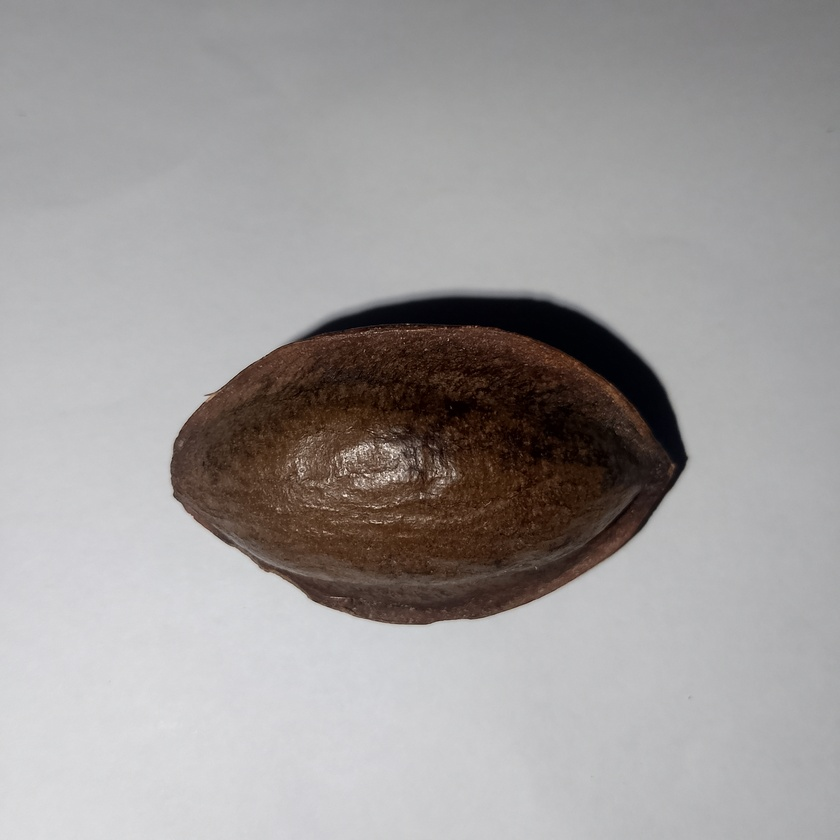
#> input picture ml/baseline_brown.jpg, 840 x 840 px, shrunk from 3104 x 3104 before the run
$ python diagnose_segmentation.py baseline_brown.jpg
#> lines starting #> are read from the running program, lines starting #| are printed output that depends on the picture; after the words box and inside, x2 and y2 are one past the last pixel; in counts of white or black regions, pixels touching at a corner belong together
"""
Diagnostic tool to analyze why segmentation is failing
"""
import sys
from pathlib import Path
import cv2
import numpy as np

sys.path.insert(0, str(Path(__file__).parent))


def diagnose_image(image_path: str):
    """Analyze an image to understand segmentation challenges."""
#> called with image_path = 'baseline_brown.jpg'
    print(f"\n{'='*70}")
    print(f"  IMAGE DIAGNOSTICS: {Path(image_path).name}")
    print(f"{'='*70}\n")

    img = cv2.imread(image_path)
#> img is the input picture: shape (840, 840, 3); mean B, G, R 155, 155.5, 158.9
    if img is None:
        print(f" Could not load image")
        return

    h, w = img.shape[:2]
#> h = 840; w = 840
    out_dir = Path(image_path).parent
    base_name = Path(image_path).stem

    # Convert to different color spaces
    gray = cv2.cvtColor(img, cv2.COLOR_BGR2GRAY)
    hsv = cv2.cvtColor(img, cv2.COLOR_BGR2HSV)
#> hsv: shape (840, 840, 3); mean H, S, V 75.8, 26.9, 160.4
    h_ch, s_ch, v_ch = cv2.split(hsv)

    print(f"1. IMAGE PROPERTIES")
    print(f"   Size: {w} x {h} pixels")
#|    Size: 840 x 840 pixels
    print(f"   Total pixels: {h*w:,}")
#|    Total pixels: 705,600

    # Analyze color distribution
    print(f"\n2. COLOR ANALYSIS (HSV)")
    print(f"   Hue:        mean={np.mean(h_ch):.1f}, std={np.std(h_ch):.1f}, range=[{h_ch.min()}, {h_ch.max()}]")
#|    Hue:        mean=75.8, std=55.6, range=[0, 179]
    print(f"   Saturation: mean={np.mean(s_ch):.1f}, std={np.std(s_ch):.1f}, range=[{s_ch.min()}, {s_ch.max()}]")
#|    Saturation: mean=26.9, std=57.0, range=[0, 255]
    print(f"   Value:      mean={np.mean(v_ch):.1f}, std={np.std(v_ch):.1f}, range=[{v_ch.min()}, {v_ch.max()}]")
#|    Value:      mean=160.4, std=52.1, range=[1, 255]

    # Check for green dominance
    green_hue = (h_ch >= 35) & (h_ch <= 90)
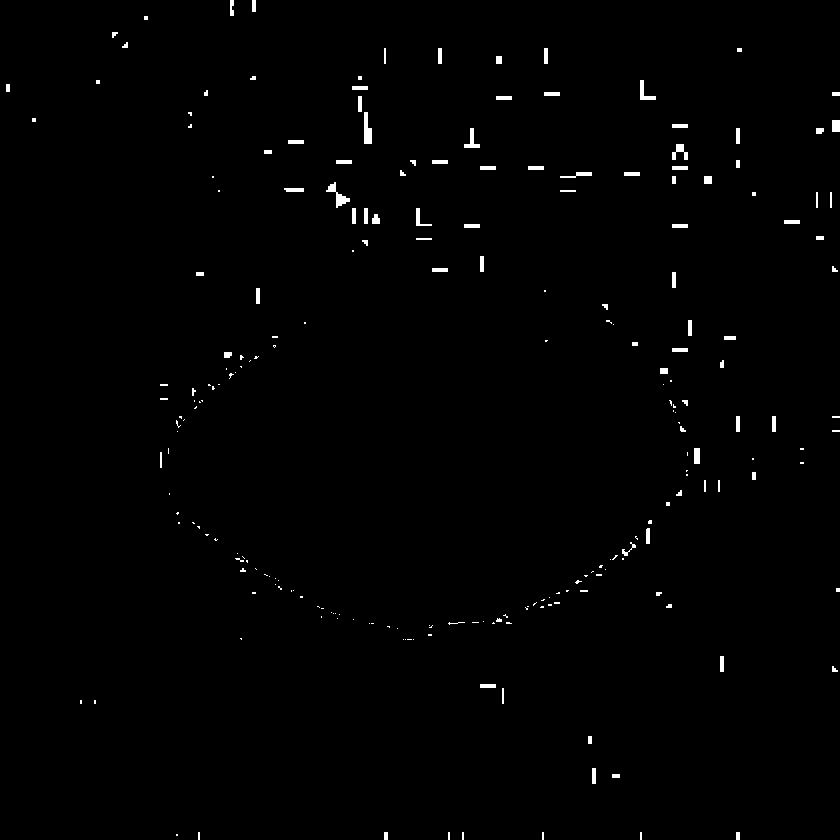
#> green_hue: shape (840, 840) bool; 0.82% white; 228 white regions (136 under 20 px), largest, box (x1, y1, x2, y2) and area: (326, 182, 350, 208) 196, (364, 112, 372, 144) 192, (640, 80, 656, 100) 128
    green_pixels = np.sum(green_hue)
#> green_pixels = 5785
    green_pct = green_pixels / (h * w) * 100
#> green_pct = 0.82
    print(f"\n3. GREEN DETECTION")
    print(f"   Pixels in green hue range (35-90): {green_pixels:,} ({green_pct:.1f}%)")
#|    Pixels in green hue range (35-90): 5,785 (0.8%)

    # Saturation analysis
    low_sat = s_ch < 50
#> low_sat: shape (840, 840) bool; 82.7% white; 14 black regions (13 under 20 px), largest, box (x1, y1, x2, y2) and area: (171, 298, 685, 624) 122352
    med_sat = (s_ch >= 50) & (s_ch < 100)
#> med_sat: shape (840, 840) bool; 3.7% white; 828 white regions (792 under 20 px), largest, box (x1, y1, x2, y2) and area: (171, 298, 685, 624) 18391, (281, 431, 424, 502) 3813, (426, 453, 460, 499) 531
    high_sat = s_ch >= 100
#> high_sat: shape (840, 840) bool; 13.6% white; 373 white regions (360 under 20 px), largest, box (x1, y1, x2, y2) and area: (186, 300, 683, 580) 90295, (446, 492, 647, 616) 4135, (305, 582, 360, 605) 163
    print(f"\n4. SATURATION DISTRIBUTION")
    print(f"   Low (<50):    {np.sum(low_sat):,} pixels ({np.sum(low_sat)/(h*w)*100:.1f}%)")
#|    Low (<50):    583,227 pixels (82.7%)
    print(f"   Medium (50-100): {np.sum(med_sat):,} pixels ({np.sum(med_sat)/(h*w)*100:.1f}%)")
#|    Medium (50-100): 26,278 pixels (3.7%)
    print(f"   High (>100):  {np.sum(high_sat):,} pixels ({np.sum(high_sat)/(h*w)*100:.1f}%)")
#|    High (>100):  96,095 pixels (13.6%)

    # Edge detection
    edges = cv2.Canny(gray, 30, 100)
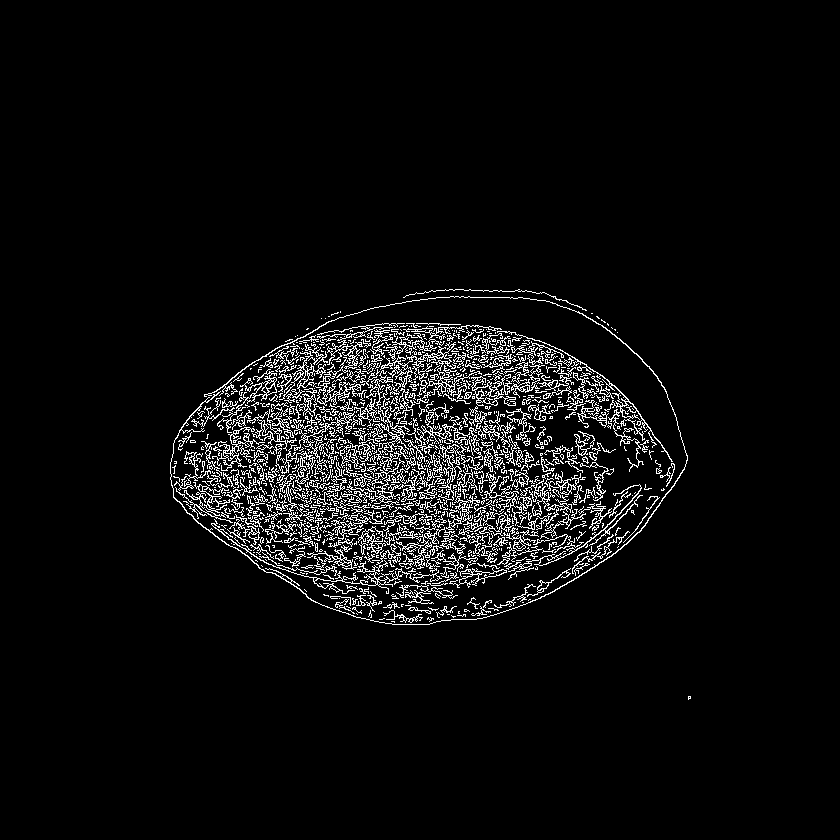
#> edges: shape (840, 840); 5.1% white in thin lines or dots, all inside (x1, y1, x2, y2) = (170, 289, 691, 700)
    edge_pixels = np.sum(edges > 0)
#> edge_pixels = 35718
    print(f"\n5. EDGE DETECTION")
    print(f"   Edge pixels: {edge_pixels:,} ({edge_pixels/(h*w)*100:.1f}%)")
#|    Edge pixels: 35,718 (5.1%)

    # Texture analysis
    kernel_size = 15
    mean = cv2.blur(gray, (kernel_size, kernel_size))
    mean_sq = cv2.blur(gray.astype(np.float32) ** 2, (kernel_size, kernel_size))
    std = np.sqrt(np.abs(mean_sq - mean.astype(np.float32) ** 2))
    print(f"\n6. TEXTURE ANALYSIS (Local Std Dev)")
    print(f"   Mean local std: {np.mean(std):.1f}")
#|    Mean local std: 10.7
    print(f"   Std dev range: [{std.min():.1f}, {std.max():.1f}]")
#|    Std dev range: [0.0, 71.9]

    # Shadow detection
    dark_regions = v_ch < np.percentile(v_ch, 30)
#> dark_regions: shape (840, 840) bool; 29.6% white; 98 white regions (95 under 20 px), largest, box (x1, y1, x2, y2) and area: (170, 289, 690, 625) 126928, (0, 0, 840, 262) 81352, (398, 84, 408, 88) 22
    low_sat_regions = s_ch < 60
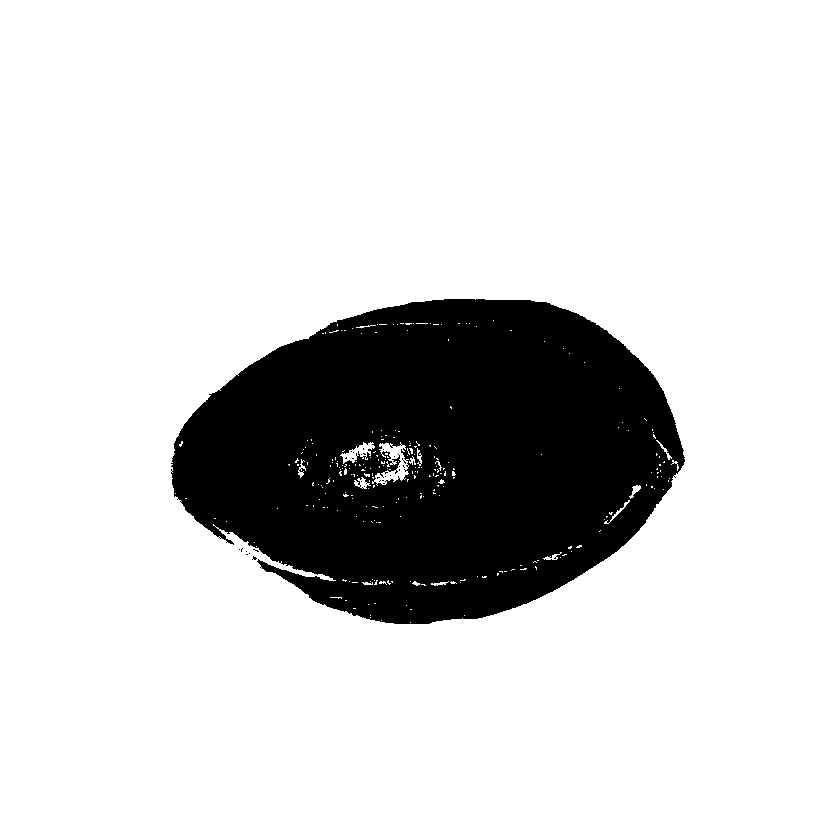
#> low_sat_regions: shape (840, 840) bool; 82.9% white; 29 black regions (28 under 20 px), largest, box (x1, y1, x2, y2) and area: (171, 299, 685, 624) 120251
    shadows = dark_regions & low_sat_regions
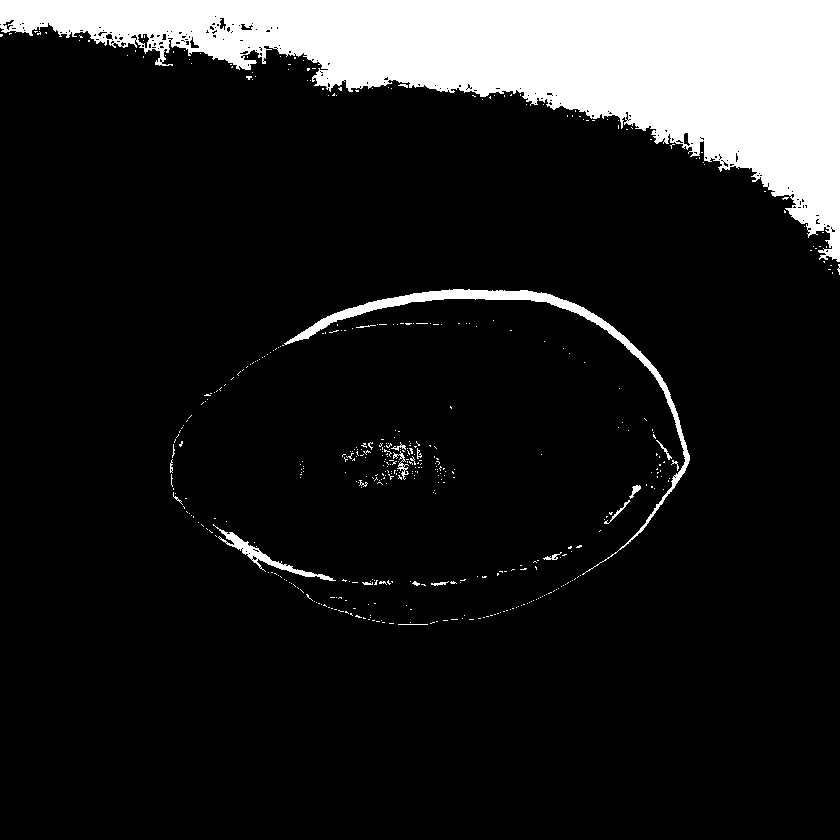
#> shadows: shape (840, 840) bool; 12.5% white; 469 white regions (449 under 20 px), largest, box (x1, y1, x2, y2) and area: (0, 0, 840, 262) 81352, (284, 289, 690, 575) 4249, (213, 524, 336, 581) 860
    shadow_pixels = np.sum(shadows)
#> shadow_pixels = 88487
    print(f"\n7. SHADOW DETECTION")
    print(f"   Shadow pixels: {shadow_pixels:,} ({shadow_pixels/(h*w)*100:.1f}%)")
#|    Shadow pixels: 88,487 (12.5%)

    # Find contours using different methods
    print(f"\n8. CONTOUR DETECTION")

    # Method 1: Simple thresholding on saturation
    _, sat_thresh = cv2.threshold(s_ch, 0, 255, cv2.THRESH_BINARY + cv2.THRESH_OTSU)
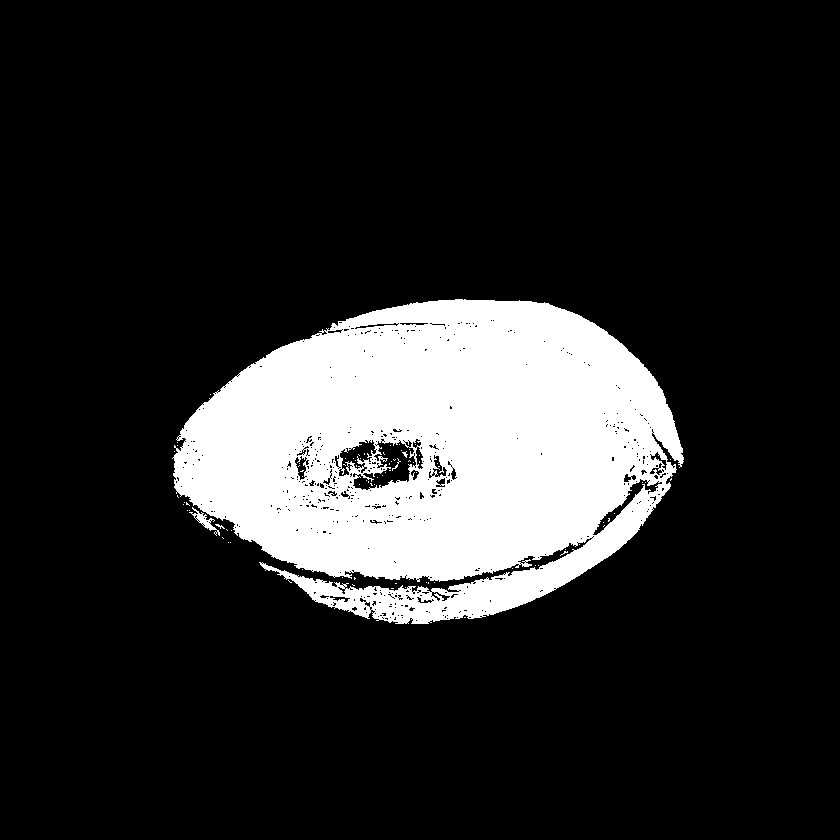
#> sat_thresh: shape (840, 840); 16.1% white; 83 white regions (79 under 20 px)
    contours_sat, _ = cv2.findContours(sat_thresh, cv2.RETR_EXTERNAL, cv2.CHAIN_APPROX_SIMPLE)
#> contours_sat = 38 contours, 36 with area under 20; largest, box (x1, y1, x2, y2) and area: (172, 299, 684, 624) 117148, (189, 507, 220, 536) 167
    print(f"   Saturation + Otsu: {len(contours_sat)} contours")
#|    Saturation + Otsu: 38 contours

    # Analyze largest contours
    if contours_sat:
        areas = [cv2.contourArea(c) for c in contours_sat]
#> areas = 38 values, max 117148.5 at index 37, min 0 at index 0, mean 3087.7
        areas.sort(reverse=True)
        top_5 = areas[:5]
#> top_5 = [117148.5, 167, 9, 3, 2]
        print(f"   Top 5 areas: {[f'{a/(h*w)*100:.1f}%' for a in top_5]}")
#|    Top 5 areas: ['16.6%', '0.0%', '0.0%', '0.0%', '0.0%']

        # Check shape of largest
        largest = max(contours_sat, key=cv2.contourArea)
#> largest = contour of 1532 points, box (x1, y1, x2, y2) (172, 299, 684, 624), area 117148
        if len(largest) >= 5:
            ellipse = cv2.fitEllipse(largest)
#> ellipse = ((432.5, 449.4), (297, 488.5), 85.02)
            (cx, cy), (minor, major), angle = ellipse
#> cx = 432.5; cy = 449.4; minor = 297; major = 488.5; angle = 85.02
            if minor > major:
                minor, major = major, minor
            aspect_ratio = major / max(1, minor)
#> aspect_ratio = 1.64
            perimeter = cv2.arcLength(largest, True)
#> perimeter = 2845.6
            area = cv2.contourArea(largest)
#> area = 117148.5
            circularity = 4 * np.pi * area / (perimeter ** 2) if perimeter > 0 else 0
#> circularity = 0.182
            print(f"   Largest contour shape:")
            print(f"      Aspect ratio: {aspect_ratio:.2f}")
#|       Aspect ratio: 1.64
            print(f"      Circularity: {circularity:.2f}")
#|       Circularity: 0.18

    # Save diagnostic images
    print(f"\n9. SAVING DIAGNOSTIC IMAGES")

    # Save saturation channel
    sat_vis_path = out_dir / f"{base_name}_diag_saturation.png"
    cv2.imwrite(str(sat_vis_path), s_ch)
    print(f"   Saved: {sat_vis_path.name}")

    # Save value channel
    val_vis_path = out_dir / f"{base_name}_diag_value.png"
    cv2.imwrite(str(val_vis_path), v_ch)
    print(f"   Saved: {val_vis_path.name}")

    # Save edges
    edge_vis_path = out_dir / f"{base_name}_diag_edges.png"
    cv2.imwrite(str(edge_vis_path), edges)
    print(f"   Saved: {edge_vis_path.name}")

    # Save texture (std dev)
    std_norm = (std / std.max() * 255).astype(np.uint8)
    texture_vis_path = out_dir / f"{base_name}_diag_texture.png"
    cv2.imwrite(str(texture_vis_path), std_norm)
    print(f"   Saved: {texture_vis_path.name}")

    # Save shadows
    shadow_mask = (shadows.astype(np.uint8) * 255)
    shadow_vis_path = out_dir / f"{base_name}_diag_shadows.png"
    cv2.imwrite(str(shadow_vis_path), shadow_mask)
    print(f"   Saved: {shadow_vis_path.name}")

    # Save contours overlay
    contour_overlay = img.copy()
    cv2.drawContours(contour_overlay, contours_sat, -1, (0, 255, 0), 2)
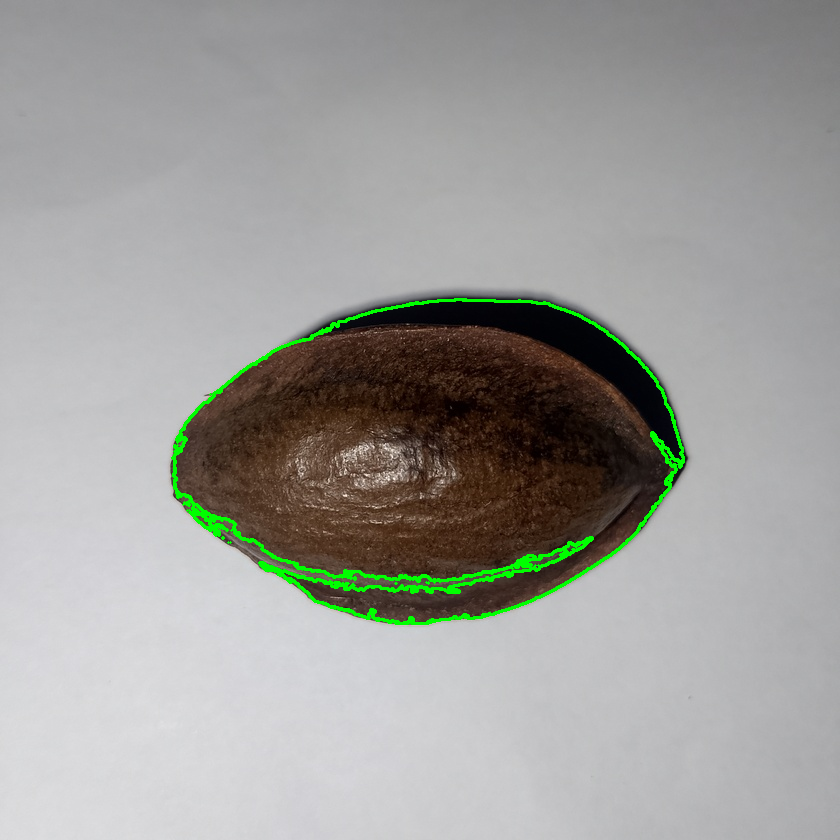
#> contour_overlay: shape (840, 840, 3); 1.29% of pixels changed, all inside (x1, y1, x2, y2) = (171, 298, 685, 625)
    contour_vis_path = out_dir / f"{base_name}_diag_contours.png"
    cv2.imwrite(str(contour_vis_path), contour_overlay)
    print(f"   Saved: {contour_vis_path.name}")

    print(f"\n{'='*70}")
    print(f"  DIAGNOSIS COMPLETE")
    print(f"{'='*70}\n")


if __name__ == "__main__":
    import argparse

    parser = argparse.ArgumentParser(description="Diagnose segmentation issues")
    parser.add_argument("image", help="Path to the image to analyze")

    args = parser.parse_args()
    diagnose_image(args.image)
